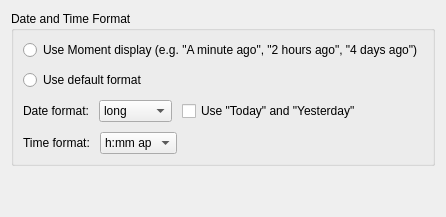
           <widget class="QWidget" name="tab_4">
            <attribute name="title">
             <string>General</string>
            </attribute>
            <layout class="QVBoxLayout" name="verticalLayout_15">
             <item>
              <widget class="QGroupBox" name="groupBox_9">
               <property name="minimumSize">
                <size>
                 <width>0</width>
                 <height>0</height>
                </size>
               </property>
               <property name="title">
                <string>Date and Time Format</string>
               </property>
               <layout class="QVBoxLayout" name="verticalLayout_6">
                <property name="spacing">
                 <number>10</number>
                </property>
                <item>
                 <widget class="QRadioButton" name="useMomentFormatRB">
                  <property name="text">
                   <string>Use Moment display (e.g. &quot;A minute ago&quot;, &quot;2 hours ago&quot;, &quot;4 days ago&quot;)</string>
                  </property>
                 </widget>
                </item>
                <item>
                 <widget class="QRadioButton" name="useDefaultFormatRB">
                  <property name="text">
                   <string>Use default format</string>
                  </property>
                 </widget>
                </item>
                <item>
                 <layout class="QHBoxLayout" name="horizontalLayout_16">
                  <item>
                   <widget class="QLabel" name="label_9">
                    <property name="maximumSize">
                     <size>
                      <width>120</width>
                      <height>16777215</height>
                     </size>
                    </property>
                    <property name="text">
                     <string>Date format:</string>
                    </property>
                    <property name="buddy">
                     <cstring>dateFormatCB</cstring>
                    </property>
                   </widget>
                  </item>
                  <item>
                   <widget class="QComboBox" name="dateFormatCB">
                    <item>
                     <property name="text">
                      <string>long</string>
                     </property>
                    </item>
                    <item>
                     <property name="text">
                      <string>short</string>
                     </property>
                    </item>
                    <item>
                     <property name="text">
                      <string>textdate</string>
                     </property>
                    </item>
                   </widget>
                  </item>
                  <item>
                   <widget class="QCheckBox" name="usePrettyCB">
                    <property name="text">
                     <string>Use &quot;Today&quot; and &quot;Yesterday&quot;</string>
                    </property>
                   </widget>
                  </item>
                  <item>
                   <spacer name="horizontalSpacer_3">
                    <property name="orientation">
                     <enum>Qt::Horizontal</enum>
                    </property>
                    <property name="sizeHint" stdset="0">
                     <size>
                      <width>40</width>
                      <height>20</height>
                     </size>
                    </property>
                   </spacer>
                  </item>
                 </layout>
                </item>
                <item>
                 <layout class="QHBoxLayout" name="horizontalLayout_15">
                  <item>
                   <widget class="QLabel" name="label_19">
                    <property name="maximumSize">
                     <size>
                      <width>120</width>
                      <height>16777215</height>
                     </size>
                    </property>
                    <property name="text">
                     <string>Time format:</string>
                    </property>
                   </widget>
                  </item>
                  <item>
                   <widget class="QComboBox" name="timeFormatCB">
                    <item>
                     <property name="text">
                      <string>h:mm ap</string>
                     </property>
                    </item>
                    <item>
                     <property name="text">
                      <string>H:mm</string>
                     </property>
                    </item>
                    <item>
                     <property name="text">
                      <string>HH:mm</string>
                     </property>
                    </item>
                   </widget>
                  </item>
                  <item>
                   <spacer name="horizontalSpacer_9">
                    <property name="orientation">
                     <enum>Qt::Horizontal</enum>
                    </property>
                    <property name="sizeHint" stdset="0">
                     <size>
                      <width>40</width>
                      <height>20</height>
                     </size>
                    </property>
                   </spacer>
                  </item>
                 </layout>
                </item>
               </layout>
              </widget>
             </item>
             <item>
              <spacer name="verticalSpacer_3">
               <property name="orientation">
                <enum>Qt::Vertical</enum>
               </property>
               <property name="sizeHint" stdset="0">
                <size>
                 <width>20</width>
                 <height>40</height>
                </size>
               </property>
              </spacer>
             </item>
            </layout>
           </widget>
